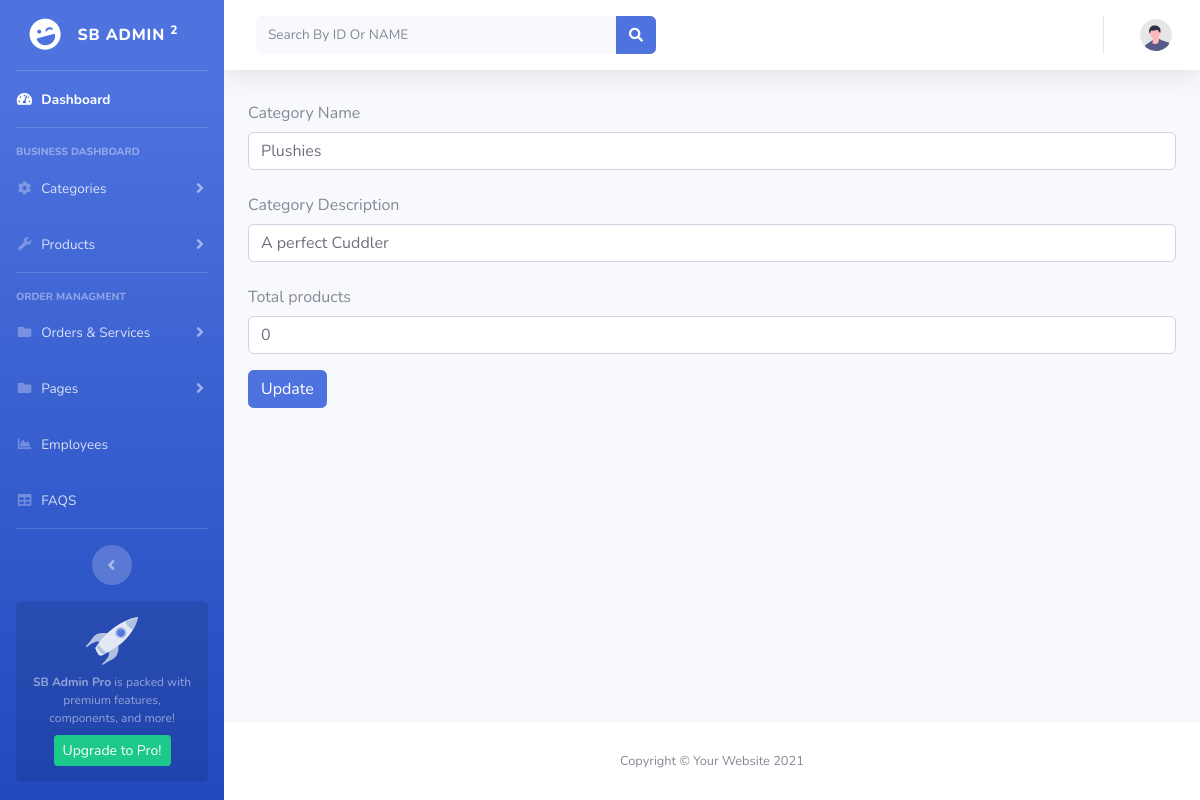
/admin-pannel/update-cat.php?upd_id=4, run on the app's committed database.
### tables this page shows
CREATE TABLE `categories` (
  `Id` int(11) NOT NULL,
  `name` varchar(50) NOT NULL,
  `items` bigint(100) NOT NULL,
  `Description` varchar(100) NOT NULL
);

### admin-pannel/update-cat.php (the view, shortened to what this page needs)
<?php
include("header.php");
include("connection.php");
?>
<?php
if (isset($_GET['upd_id'])) {
    $upd_id = $_GET['upd_id'];
    $autofillquery = mysqli_query($con, "Select * FROM `categories` WHERE Id = $upd_id");
    $autofill = mysqli_fetch_array($autofillquery);
}
?>
<div class="container-fluid">
    <form method='post' enctype="multipart/form-data">
        <div class="form-group">
            <label for="inputName" class="col-sm-1-12 col-form-label">Category Name</label>
            <div class="col-sm-1-12">
                <input type="text" class="form-control" name="c-name" value='<?php echo "$autofill[1]"; ?>'
                    id="inputName" placeholder="" required>
            </div>
        </div>
         <div class="form-group">
            <label for="inputName" class="col-sm-1-12 col-form-label">Category Description</label>
            <div class="col-sm-1-12">
                <input type="text" class="form-control" name="desc" value="<?php echo $autofill[3]; ?>" id="inputName"
                    placeholder="" required>
            </div>
        </div>
        <div class="form-group">
            <label for="inputName" class="col-sm-1-12 col-form-label">Total products</label>
            <div class="col-sm-1-12">
                <input type="text" class="form-control" name="items" value="<?php echo $autofill[2]; ?>" id="inputName"
                    placeholder="" required>
            </div>
        </div>
        <div class="form-group">
            <div>
                <button type="submit" name="update" class="btn btn-primary">Update</button>
            </div>
        </div>
    </form>
</div>
</div>
<?php
include("footer.php");
?>

### data on the page
categories: c-name "Plushies", desc "A perfect Cuddler", items "0"
